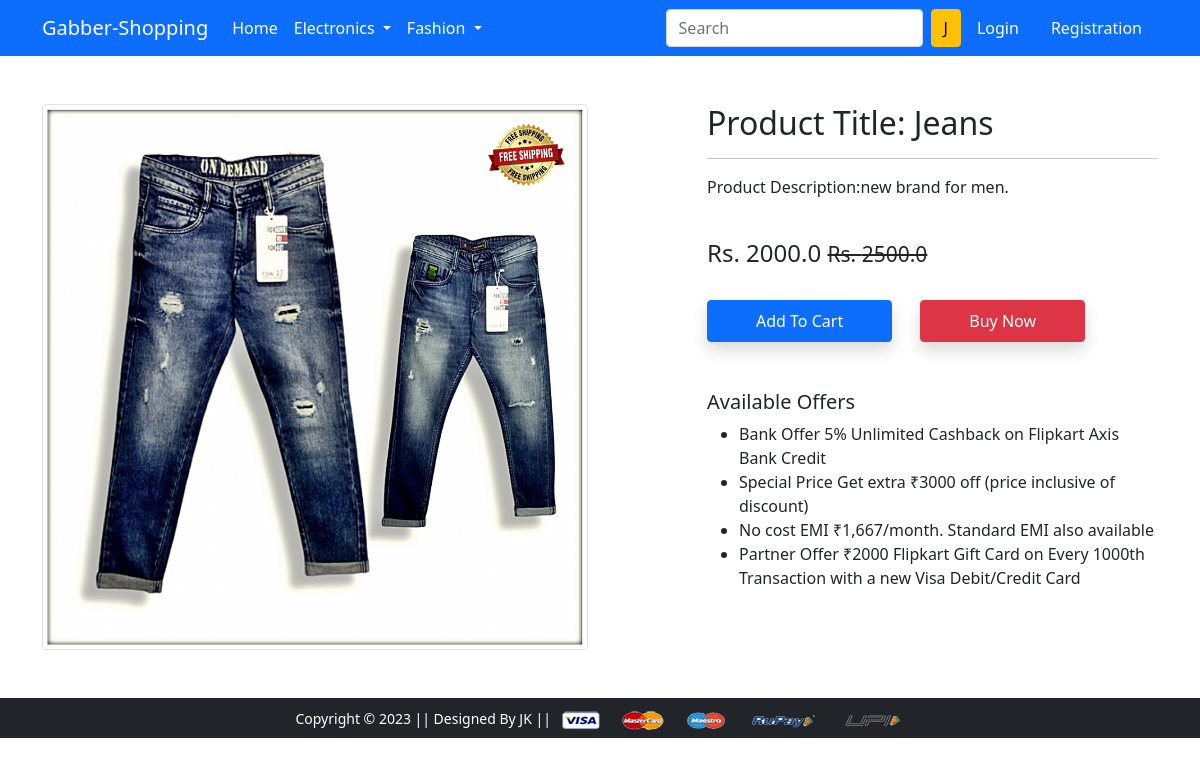
Screenshot of /product-detail/2 with the database file from the repository.
### app/models.py (models this page shows)
class Product(models.Model):
    title=models.CharField(max_length=100)
    selling_price=models.FloatField()
    discount_price=models.FloatField()
    description=models.TextField()
    brand=models.CharField(max_length=100)
    category=models.CharField(choices=CATEGORY_CHOICES,max_length=2)
    product_image=models.ImageField(upload_to='productimg')

### app/views.py (the view)
# urls.py: path('product-detail/<int:pk>', views.ProductDetailView.as_view(), name='product-detail'),
class ProductDetailView(View):
    def get(self,request,pk):
        totalitem=0
        product=Product.objects.get(pk=pk)
        item_already_in_cart=False
        if request.user.is_authenticated:
            totalitem=len(Cart.objects.filter(user=request.user))
            item_already_in_cart=Cart.objects.filter(Q(product=product.id) & Q(user=request.user)).exists()
        return render(request,'app/productdetail.html',{'product':product,'item_already_in_cart':item_already_in_cart,'totalitem':totalitem})

### app/templates/app/productdetail.html (shortened to what this page needs)
{% extends 'app/base.html' %}
{% load static %}
{% block main-content %}
<div class="container my-5">
 <div class="row">
  <div class="col-sm-6 text-center align-self-center">
   <img src="{{product.product_image.url}}" alt="" class="img-fluid img-thumbnail">
  </div>
  <div class="col-sm-5 offset-sm-1">
   <h2>Product Title: {{product.title}}</h2>
   <hr>
   <p>Product Description:{{product.description}}</p> <br>
    <h4>Rs. {{product.discount_price}} <small class="fw-light text-decoration-line-through">Rs. {{product.selling_price}}</small></h4> <br>
   {% if not request.user.is_authenticated %}
   <form action="/add-to-cart" class="d-inline">
    <button type="submit" class="btn btn-primary shadow px-5 py-2">Add To Cart</button>
   </form>
   {% endif %}
   <a href="{% url 'checkout' %}" class="btn btn-danger shadow px-5 py-2 ms-4">Buy Now</a>
   <h5 class="mt-5">Available Offers</h5>
   <ul>
    <li>Bank Offer 5% Unlimited Cashback on Flipkart Axis Bank Credit</li>
    <li>Special Price Get extra ₹3000 off (price inclusive of discount)</li>
    <li>No cost EMI ₹1,667/month. Standard EMI also available</li>
    <li>Partner Offer ₹2000 Flipkart Gift Card on Every 1000th Transaction with a new Visa Debit/Credit Card</li>
   </ul>
  </div>
 </div>
</div>
{% endblock main-content %}

### rows the page displays
Product: product_image (picture), title "Jeans", description "new brand for men.", discount_price "2000.0", selling_price "2500.0"
